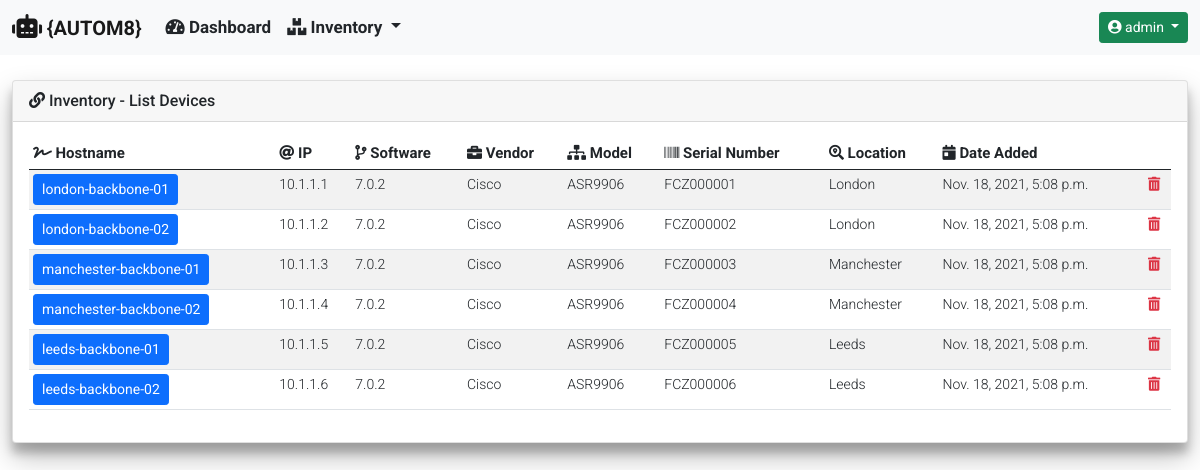
The app's page /inventory/device_inventory/ (signed in), older data.
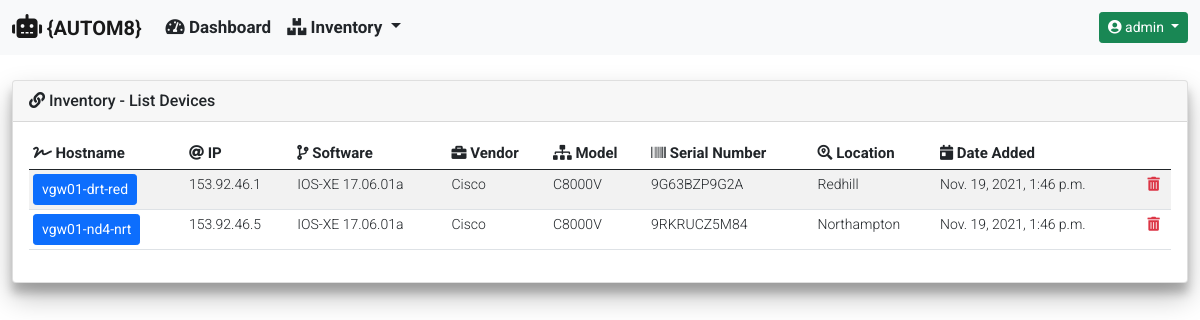
The same page, newer data.
### inventory/models.py (models this page shows)
class Device(models.Model):
    hostname = models.CharField(unique=True, max_length=255)
    mgmt_ip = models.CharField(unique=True, max_length=12)
    software_version = models.CharField(max_length=255)
    serial_number = models.CharField(max_length=255)
    vendor = models.CharField(max_length=255, default='Cisco')
    hardware_model = models.CharField(max_length=255)
    location = models.CharField(max_length=255)
    date_added = models.DateTimeField(default=timezone.now())

### inventory/views.py (the view)
def device_inventory(request):
    list_of_devices = Device.objects.all()
    context = {
        'title': 'Inventory - List Devices',
        'card_header': 'Inventory - List Devices',
        'data': list_of_devices,
    }
    return render(request, 'inventory/device_inventory.html', context)

### templates/inventory/device_inventory.html (shortened to what this page needs)
{% extends "base_template/base.html"%}
{% block content %}
{% if data %}
<div class="table-responsive rounded">
    <table id="device_inventory" class="table table-striped table-hover table-sm" style="width:100%">
        <thead>
            <tr>
                <th><i class="fas fa-signature"></i> Hostname</th>
                <th><i class="fas fa-at"></i> IP</th>
                <th><i class="fas fa-code-branch"></i> Software</th>
                <th><i class="fas fa-briefcase"></i> Vendor</th>
                <th><i class="fas fa-sitemap"></i> Model</th>
                <th><i class="fas fa-barcode"></i> Serial Number</th>
                <th><i class="fas fa-search-location"></i> Location</th>
                <th><i class="fas fa-calendar-day"></i> Date Added</th>
                <th></th>
            </tr>
        </thead>
        <tbody>
            {% for device in data %}
            <tr>
                <td>
                    <a class="btn btn-sm btn-primary" href="{% url 'inventory:device_detailed_info' device.id %}">
                    {{ device.hostname }}
                </a>
                </td>
                <td>{{ device.mgmt_ip }}</td>
                <td>{{ device.software_version }}</td>
                <td>{{ device.vendor }}</td>
                <td>{{ device.hardware_model }}</td>
                <td>{{ device.serial_number }}</td>
                <td>{{ device.location }}</td>
                <td>{{ device.date_added }}</td>
                <td>
                    <a href="{% url 'inventory:device_delete' device.id %}">
                        <i class="fas fa-trash-alt text-danger"></i>
                    </a>
                </td>
            </tr>
            {% endfor %}
        </tbody>
    </table>
</div>
{% endif %}
{% endblock %}

### templates/base_template/base.html (shortened to what this page needs)
{% load static %}
<!doctype html>
<html lang="en">
  <head>
    <link href="https://cdn.jsdelivr.net/npm/bootstrap@5.0.2/dist/css/bootstrap.min.css" rel="stylesheet">
    <link rel="stylesheet" href="https://cdnjs.cloudflare.com/ajax/libs/font-awesome/5.15.3/css/all.min.css" />
    <link rel="stylesheet" type="text/css" href="{% static 'css/custom.css' %}">
  </head>
  <body class="d-flex flex-column h-100">
    {% include 'navbar/navbar.html' %}
    <main class="container-fluid">
      <section>
          <div class="row">
            <div class="col-md-12">
                <div class="card">
                  {% if card_header %}
                  <div class="card-header">
                    <i class="fas fa-link"></i>
                      {{ card_header }}
                  </div>
                  {% endif %}
                  <div class="card-body">
                      {% block content %}
                      {% endblock %}
                  </div>
                </div>
            </div>
          </div>
      </section>
    </main>
  </body>
</html>

### templates/navbar/navbar.html (shortened to what this page needs)
{% if user.is_authenticated %}
<nav class="navbar navbar-expand-md navbar-light fixed-top bg-light">
  <div class="container-fluid">
    <a class="navbar-brand" href="#">
      <i class="fas fa-robot" style="font-size: 24px;"></i>
      {AUTOM8}
    </a>
    <div class="collapse navbar-collapse" id="navbarCollapse">
      <ul class="navbar-nav me-auto mb-2 mb-md-0">
        <li class="nav-item">
          <a class="nav-link text-dark" href="{% url 'dashboard:dashboard' %}">
            <i class="fas fa-tachometer-alt"></i>
            Dashboard
          </a>
        </li>
        <li class="nav-item dropdown">
          <a class="nav-link dropdown-toggle text-dark" href="#" id="InventoryDropdown" role="button"
            data-bs-toggle="dropdown" aria-expanded="false">
            <i class="fas fa-boxes"></i>
            Inventory
          </a>
        </li>
      </ul>
      <div class="dropdown">
        <a class="btn btn-sm btn-success dropdown-toggle" href="#" role="button" id="UserProfileDropdown"
          data-bs-toggle="dropdown" aria-expanded="false">
          <i class="fas fa-user-circle"></i>
          {{ user.username }}
        </a>
      </div>
    </div>
  </div>
</nav>
{% endif %}

### static/css/custom.css (style rules this page uses)
nav { font-family: 'Roboto', sans-serif; font-weight: 700; font-size: 17px; height: 55px; top: 0; }
body { font-family: 'Roboto', sans-serif; font-weight: 400; font-size: 14px; overflow-y: scroll; min-height: 75rem; padding-top: 5rem; height: 100%; }
.card { position: relative; box-shadow: 0 14px 28px rgba(0, 0, 0, 0.25), 0 10px 10px rgba(0, 0, 0, 0.22); }
.card-header { font-family: 'Roboto', sans-serif; font-weight: 500; font-size: 16px; }
th { font-family: 'Roboto', sans-serif; font-weight: 700; font-size: 15px; }
td { font-family: 'Roboto', sans-serif; font-weight: 300; font-size: 14px; }

Row changes from the older to the newer data that the page shows:
removed Device: hostname "london-backbone-01", mgmt_ip "10.1.1.1", software_version "7.0.2", vendor "Cisco", hardware_model "ASR9906", serial_number "FCZ000001", location "London", date_added "Nov. 18, 2021, 5:08 p.m."
removed Device: hostname "london-backbone-02", mgmt_ip "10.1.1.2", software_version "7.0.2", vendor "Cisco", hardware_model "ASR9906", serial_number "FCZ000002", location "London", date_added "Nov. 18, 2021, 5:08 p.m."
removed Device: hostname "manchester-backbone-01", mgmt_ip "10.1.1.3", software_version "7.0.2", vendor "Cisco", hardware_model "ASR9906", serial_number "FCZ000003", location "Manchester", date_added "Nov. 18, 2021, 5:08 p.m."
removed Device: hostname "manchester-backbone-02", mgmt_ip "10.1.1.4", software_version "7.0.2", vendor "Cisco", hardware_model "ASR9906", serial_number "FCZ000004", location "Manchester", date_added "Nov. 18, 2021, 5:08 p.m."
removed Device: hostname "leeds-backbone-01", mgmt_ip "10.1.1.5", software_version "7.0.2", vendor "Cisco", hardware_model "ASR9906", serial_number "FCZ000005", location "Leeds", date_added "Nov. 18, 2021, 5:08 p.m."
removed Device: hostname "leeds-backbone-02", mgmt_ip "10.1.1.6", software_version "7.0.2", vendor "Cisco", hardware_model "ASR9906", serial_number "FCZ000006", location "Leeds", date_added "Nov. 18, 2021, 5:08 p.m."
added Device: hostname "vgw01-drt-red", mgmt_ip "153.92.46.1", software_version "IOS-XE 17.06.01a", vendor "Cisco", hardware_model "C8000V", serial_number "9G63BZP9G2A", location "Redhill", date_added "Nov. 19, 2021, 1:46 p.m."
added Device: hostname "vgw01-nd4-nrt", mgmt_ip "153.92.46.5", software_version "IOS-XE 17.06.01a", vendor "Cisco", hardware_model "C8000V", serial_number "9RKRUCZ5M84", location "Northampton", date_added "Nov. 19, 2021, 1:46 p.m."
